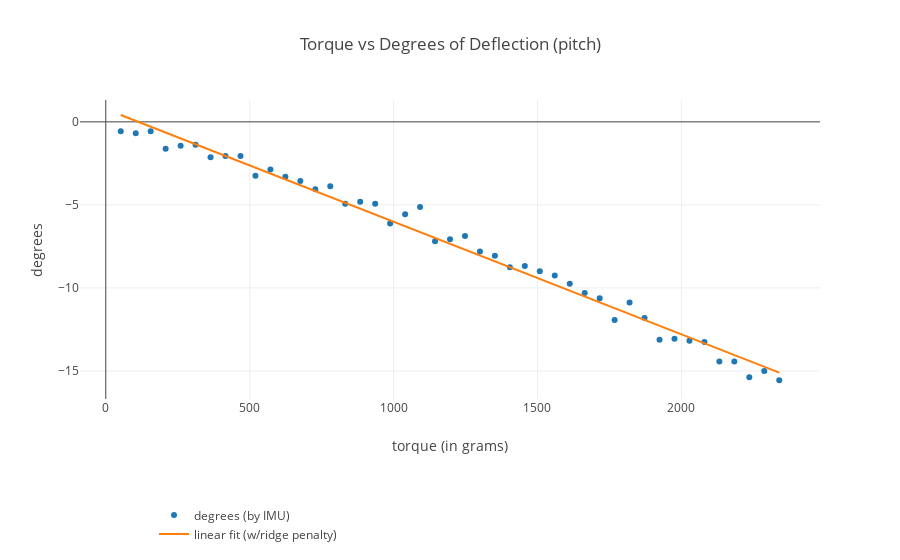

The notebook cell saved with this chart:
### Code cell
%matplotlib tk
import plotly.plotly as py
import plotly.offline as po
import plotly.graph_objs as go
from sklearn import linear_model
from sklearn.linear_model import Ridge

from sklearn.metrics import mean_squared_error, r2_score

po.init_notebook_mode(connected=True)

trace0 = go.Scatter( x = torquesY, y = thetaY, mode = 'markers',
    name = 'degrees (by IMU)' )

#forcesXYZ = forcesXYZ.reshape(-1, 1)
myX = torquesY.reshape(-1,1)
print(len(forcesXYZ))
myy = thetaY 
print(len(thetas))
#regr= Ridge(fit_intercept=True, alpha=1.0, random_state=0, normalize=True)
regr = linear_model.LinearRegression()
regr.fit(myX, myy)
coef_ridge = regr.coef_
gridx = np.linspace(myX.min(), myX.max(), 20)
coef_ = regr.coef_ * gridx + regr.intercept_
yPred= regr.predict(myX) 
#plt.plot(gridx, coef_, 'g-', label="ridge regression")

trace2 = go.Scatter( x= gridx, y = coef_,
    name = 'linear fit (w/ridge penalty)' )

data = [trace0, trace2]
    
    
layout = go.Layout(
    title='Torque vs Degrees of Deflection (pitch)',
    yaxis=dict(title='degrees'),
    xaxis=dict(title='torque (in grams)'),
    legend=dict(x=.1, y=-.5) )

fig = go.Figure(data=data, layout=layout)
# Plot and embed in ipython notebook!

print('Coefficients: \n', regr.coef_)
print("Mean squared error: %.2f" % mean_squared_error(thetaY, yPred))
#print('Variance score (ideal 1): %.2f' % r2_score(thetaY))
po.iplot(fig)

### Figure 1 — Plotly figure (JSON) as saved in the notebook; plotly's stock layout.template omitted (floating-point values rounded to 4 significant figures)
{"data": [{"mode": "markers", "name": "degrees (by IMU)", "type": "scatter", "x": [52, 104, 156, 208, 260, 312, 364, 416, 468, 520, 572, 624, 676, 728, 780, 832, 884, 936, 988, 1040, 1092, 1144, 1196, 1248, 1300, 1352, 1404, 1456, 1508, 1560, 1612, 1664, 1716, 1768, 1820, 1872, 1924, 1976, 2028, 2080, 2132, 2184, 2236, 2288, 2340], "y": [-0.5625, -0.6875, -0.5625, -1.625, -1.438, -1.375, -2.125, -2.062, -2.062, -3.25, -2.875, -3.312, -3.562, -4.062, -3.875, -4.938, -4.812, -4.938, -6.125, -5.562, -5.125, -7.188, -7.062, -6.875, -7.812, -8.062, -8.75, -8.688, -9, -9.25, -9.75, -10.31, -10.62, -11.94, -10.88, -11.81, -13.12, -13.06, -13.19, -13.25, -14.44, -14.44, -15.38, -15, -15.56]}, {"name": "linear fit (w/ridge penalty)", "type": "scatter", "x": [52, 172.4, 292.8, 413.3, 533.7, 654.1, 774.5, 894.9, 1015.0, 1136.0, 1256.0, 1377.0, 1497.0, 1617.0, 1738.0, 1858.0, 1979.0, 2099.0, 2220.0, 2340], "y": [0.4154, -0.4011, -1.218, -2.034, -2.851, -3.667, -4.484, -5.3, -6.117, -6.933, -7.75, -8.566, -9.383, -10.2, -11.02, -11.83, -12.65, -13.47, -14.28, -15.1]}], "layout": {"legend": {"x": 0.1, "y": -0.5}, "title": "Torque vs Degrees of Deflection (pitch)", "xaxis": {"title": "torque (in grams)"}, "yaxis": {"title": "degrees"}}}
